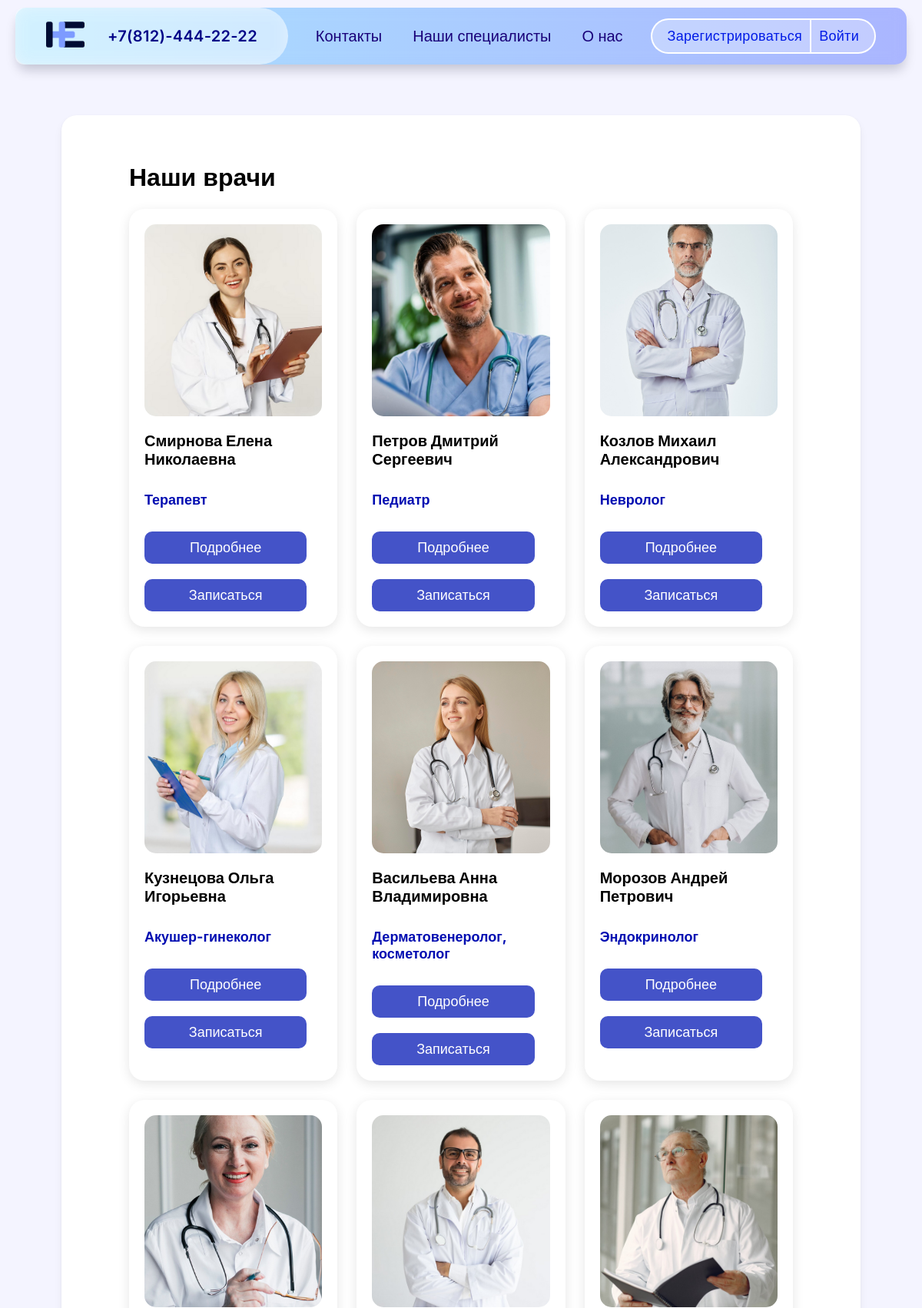
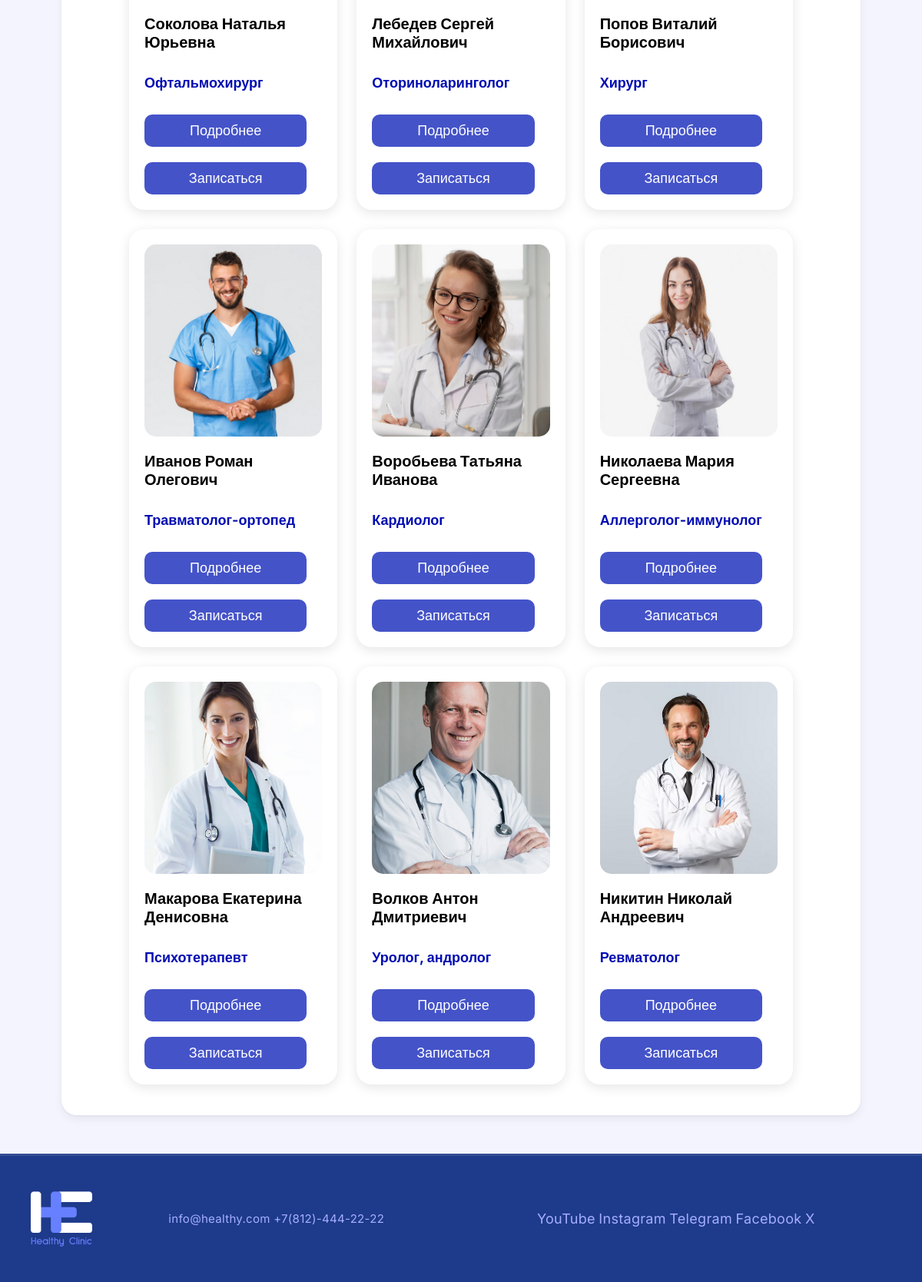
Page /doctors on the committed database (2 pictures, top to bottom).
### models.py (models this page shows)
class Doctor(db.Model):
    id = db.Column(db.Integer, primary_key=True)
    user_id = db.Column(db.Integer, db.ForeignKey('user.id'), nullable=False)
    user = db.relationship('User', backref='doctor_profile')
    specialization = db.Column(db.String(100))
    description = db.Column(db.Text)
    photo = db.Column(db.String(300))

class User(db.Model, UserMixin):
    id = db.Column(db.Integer, primary_key=True)
    first_name = db.Column(db.String(100))
    last_name = db.Column(db.String(100))
    patronymic = db.Column(db.String(100))
    email = db.Column(db.String(100), unique=True, nullable=False)
    password_hash = db.Column(db.String(200), nullable=False)
    role = db.Column(db.String(20), default="patient")

### app.py (the view)
@app.route('/doctors')
def doctors():
    doctors = Doctor.query.all()
    return render_template('doctors.html', doctors=doctors)

### templates/doctors.html (shortened to what this page needs)
{% extends "base.html" %}
{% block content %}
<div class="doctors_container">
    <h1>Наши врачи</h1>
    <div class="doctors_grid">
        {% for doctor in doctors %}
            <div class="doctor_card">
                {% if doctor.photo %}
                    <img src="{{ url_for('static', filename='uploads/' + doctor.photo) }}" class="doctor_photo">
                {% else %}
                    <img src="{{ url_for('static', filename='uploads/default.png') }}" class="doctor_photo">
                {% endif %}
                <h3>
                    {{ doctor.user.last_name }}
                    {{ doctor.user.first_name }}
                    {{ doctor.user.patronymic }}
                </h3>
                <p class="specialization">
                    {{ doctor.specialization }}
                </p>
                <a href="{{ url_for('doctor_detail', doctor_id=doctor.id) }}" class="btn btn-info">
                Подробнее
                </a>
                <a href="{{ url_for('book_appointment', doctor_id=doctor.id) }}" class="btn btn-info">
                    Записаться
                </a>
            </div>
        {% endfor %}
    </div>
</div>
{% endblock %}

### templates/base.html (shortened to what this page needs)
<!DOCTYPE html>
<html lang="en">
<head>
    <link rel="stylesheet" href="{{ url_for('static', filename='css/style.css') }}">
</head>
<body>
    <header>
        <div class="left_nav">
            <a href="/" title="На главную">
                <img class="cross_icon" src="{{ url_for('static', filename='icons/just-logo-for-light.png') }}" alt="icon">
            </a>
            <h3 class="nav_text1" title="Телефон горячей линии">+7(812)-444-22-22</h3>
        </div>
        <div class="nav">
            <a href="{{ url_for('contacts') }}" title="Вызвать врача">Контакты</a>
            <a href="{{ url_for('doctors') }}">Наши специалисты</a>
            <a href="{{ url_for('about') }}">О нас</a>
        </div>
        <div class="login_header">
            {% if current_user.is_authenticated %}
                <a href="{{ url_for('logout') }}" class="log_nav_link">
                    <div class="log_nav1 out" title="Выйти">Выйти</div>
                </a>
                {% if current_user.role == 'admin' %}
                    <a href="{{ url_for('admin') }}" class="log_nav_link">
                        <div class="log_nav2">Админ-панель</div>
                    </a>
                {% else %}
                    <a href="{{ url_for('profile') }}" class="log_nav_link">
                        <div class="log_nav2">Личный кабинет</div>
                    </a>
            {% endif %}
            {% else %}
                <a href="{{ url_for('register') }}" class="log_nav_link">
                    <div class="log_nav1">Зарегистрироваться</div>
                </a>
                <a href="{{ url_for('login') }}" class="log_nav_link">
                    <div class="log_nav2">Войти</div>
                </a>
            {% endif %}
        </div>
    </header>
    <div class="content {% block content_class %}{% endblock %}"  id="to_top">
        {% block content %}{% endblock %}
    </div>
    <footer>
        <a href="#to_top">
            <img src="{{ url_for('static', filename='icons/Logo for dark.png') }}" alt="" class="footer-logo">
        </a>
        <p>
            info@healthy.com
            +7(812)-444-22-22
        </p>
        <p>
            <a href="https://www.youtube.com" class="footer-a">YouTube</a>
            <a href="https://www.instagram.com" class="footer-a">Instagram</a>
            <a href="https://web.telegram.org/k/" class="footer-a">Telegram</a>
            <a href="https://www.facebook.com" class="footer-a">Facebook</a>
            <a href="https://www.x.com" class="footer-a">X</a>
        </p>
    </footer>
</body>
</html>

### static/css/style.css (style rules this page uses)
html, body { height: 100%; margin: 0; scroll-behavior: smooth; }
body { background-color: #f4f4ff; display: flex; flex-direction: column; min-height: 100vh; padding-top: 100px; }
header { display: flex; margin: 0 10px; position: fixed; top: 10px; left: 10px; right: 10px; z-index: 1000; align-items: center; background: linear-gradient(90deg, rgba(0, 187, 255, 0.3), rgba(0, 38, 255, 0.3), rgba(98, 0, 255, 0.3)); backdrop-filter: blur(10px); box-shadow: 0 10px 15px -3px rgba(2, 8, 35, 0.205); padding-right: 40px; border-radius: 15px; background-size: 200% 100%; animation: gradientMove 10s ease infinite; }
.nav { display: flex; flex-grow: 1; justify-content: center; }
.cross_icon { width: 50px; height: 50px; margin-left: 20px; }
header a { font-size: 20px; font-family: "Montserrat", sans-serif; font-weight: 500; text-decoration: none; color: rgb(255, 255, 255); }
.nav a { margin: 20px; color: rgb(24, 0, 121); }
.nav_text1 { font-size: 20px; font-family: "Inter", sans-serif; letter-spacing: 0.3px; text-decoration: none; color: rgb(0, 2, 135); font-weight: 600; margin-left: 30px; }
.log_nav1 { display: flex; border: rgb(255, 255, 255) 2px solid; border-radius: 50px 0 0 50px; padding: 10px 10px 10px 20px; align-items: center; border-right: none; background-color: #ffffff4a; }
.log_nav2 { background-color: #ffffff4a; display: flex; border: rgb(255, 255, 255) 2px solid; border-radius: 0 50px 50px 0; padding: 10px 20px 10px 10px; align-items: center; }
.log_nav_link { text-decoration: none; color: #001be6; font-family: "Montserrat", sans-serif; font-size: 18px; letter-spacing: 0.3px; }
.login_header { display: flex; justify-content: flex-end; }
.left_nav { display: flex; align-items: center; background: rgba(255, 255, 255, 0.663); backdrop-filter: blur(10px); height: 100%; border-radius: 15px 50px 50px 15px; padding: 5px 40px 5px 20px; }
.content { display: flex; width: 80vw; margin: 50px auto; background-color: #ffffff; padding: 40px; border-radius: 20px; flex: 1; box-shadow: 0 1px 3px rgba(0,0,0,0.05), 0 6px 12px rgba(0,0,0,0.05); }
h1 { font-family: "Montserrat", sans-serif; font-weight: bold; }
#to_top { scroll-margin-top: 1000px; }
footer { padding: 40px; background-color: #1E3A8A; border-top: 3px solid rgba(255,255,255,0.1); display: flex; justify-content: space-between; flex-wrap: wrap; color: white; }
footer p { margin: auto; font-family: "Inter", sans-serif; letter-spacing: 0.3px; font-size: 15px; color:#a5aeff }
.footer-a { color:#a5aeff }
.footer-logo { width: 80px; height: 80px; }
.doctors_container { width: 90%; margin:auto; }
.doctors_grid { display: grid; grid-template-columns: repeat(auto-fit, minmax(250px, 1fr)); gap: 25px; }
.doctor_card { background: #ffffff; padding: 20px; border-radius: 20px; box-shadow: 0 4px 15px rgba(0,0,0,0.1); transition: 0.5s; display: flex; flex-direction: column; }
.doctor_card h3 { font-family: "Inter", sans-serif; font-size: 20px; }
.doctor_photo { width: 100%; height: 250px; object-fit: cover; border-radius: 15px; }
.specialization { font-family: "Inter", sans-serif; font-size: 18px; font-weight: bold; color: #000cb1; margin: 10px 0; }
.btn { background: #0015b5bb; color: white; text-decoration: none; font-family: "Inter", sans-serif; transition: 0.3s; text-align: center; }
.btn-info { padding: 10px 20px; border-radius: 10px; font-size: 18px; margin-top: 20px; margin-right: 20px; }
p a { text-decoration: none; color: #000d9c; font-family: "Inter", sans-serif; font-size: 18px; }

### rows in the picture
Doctor: photo (picture), user.last_name "Смирнова", user.first_name "Елена", user.patronymic "Николаевна", specialization "Терапевт"
Doctor: photo (picture), user.last_name "Петров", user.first_name "Дмитрий", user.patronymic "Сергеевич", specialization "Педиатр"
Doctor: photo (picture), user.last_name "Козлов", user.first_name "Михаил", user.patronymic "Александрович", specialization "Невролог"
Doctor: photo (picture), user.last_name "Кузнецова", user.first_name "Ольга", user.patronymic "Игорьевна", specialization "Акушер-гинеколог"
Doctor: photo (picture), user.last_name "Васильева", user.first_name "Анна", user.patronymic "Владимировна", specialization "Дерматовенеролог, косметолог"
Doctor: photo (picture), user.last_name "Морозов", user.first_name "Андрей", user.patronymic "Петрович", specialization "Эндокринолог"
Doctor: photo (picture), user.last_name "Соколова", user.first_name "Наталья", user.patronymic "Юрьевна", specialization "Офтальмохирург"
Doctor: photo (picture), user.last_name "Лебедев", user.first_name "Сергей", user.patronymic "Михайлович", specialization "Оториноларинголог"
Doctor: photo (picture), user.last_name "Попов", user.first_name "Виталий", user.patronymic "Борисович", specialization "Хирург"
Doctor: photo (picture), user.last_name "Иванов", user.first_name "Роман", user.patronymic "Олегович", specialization "Травматолог-ортопед"
Doctor: photo (picture), user.last_name "Воробьева", user.first_name "Татьяна", user.patronymic "Иванова", specialization "Кардиолог"
Doctor: photo (picture), user.last_name "Николаева", user.first_name "Мария", user.patronymic "Сергеевна", specialization "Аллерголог-иммунолог"
Doctor: photo (picture), user.last_name "Макарова", user.first_name "Екатерина", user.patronymic "Денисовна", specialization "Психотерапевт"
Doctor: photo (picture), user.last_name "Волков", user.first_name "Антон", user.patronymic "Дмитриевич", specialization "Уролог, андролог"
Doctor: photo (picture), user.last_name "Никитин", user.first_name "Николай", user.patronymic "Андреевич", specialization "Ревматолог"
